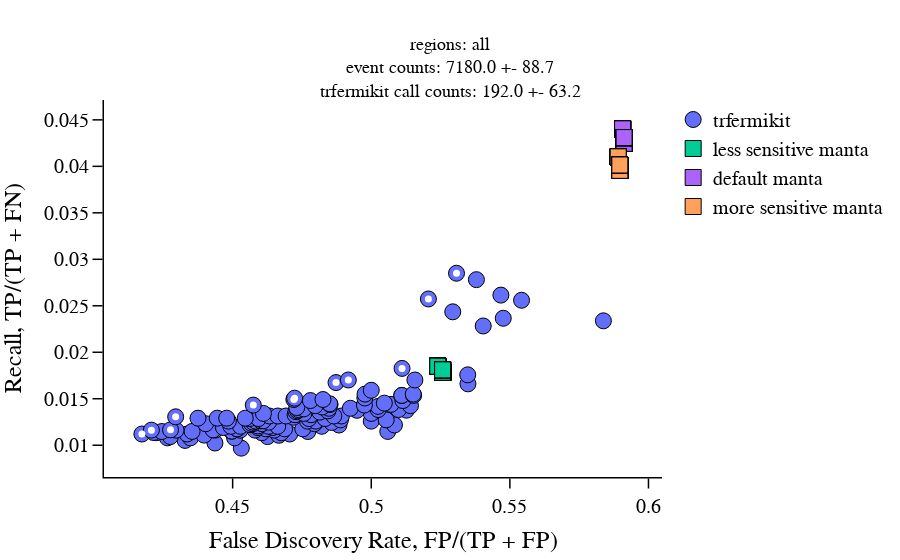
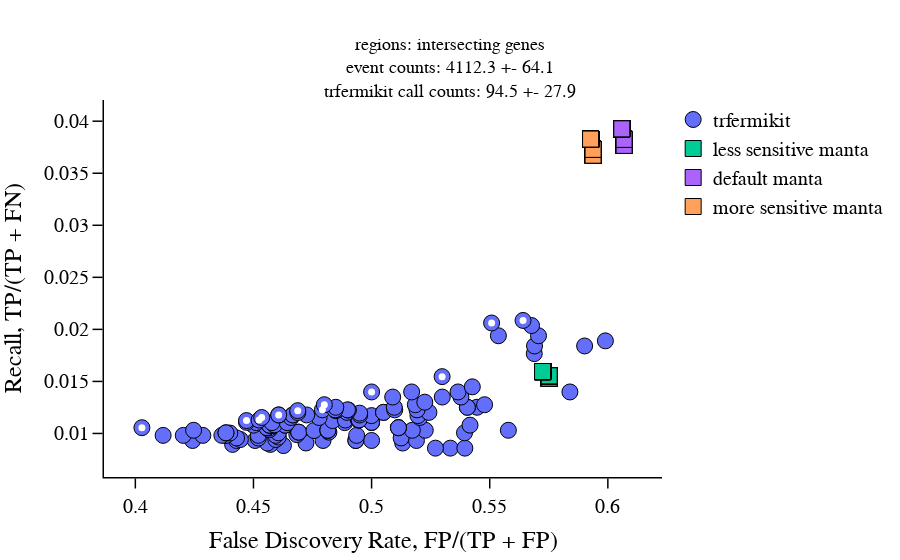
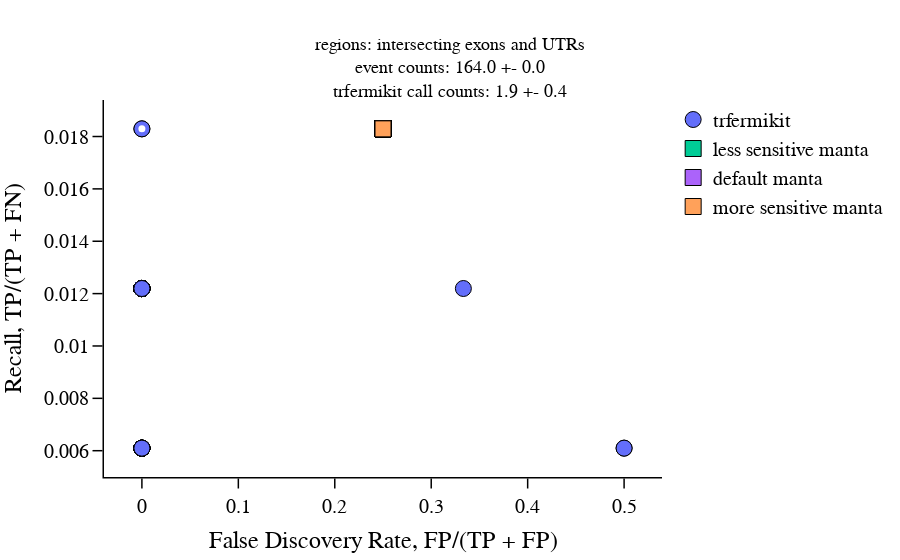

The cell these charts' notebook holds for them, in order:
### Code cell
plot_TPRs_FDRs_all('INS')

### Figure 1 — Plotly figure (JSON) as saved in the notebook; plotly's stock layout.template omitted (floating-point values rounded to 4 significant figures; data arrays with more than 128 entries replaced by an {"elided": "..."} marker saying what was removed)
{"data": [{"marker": {"line": {"color": "black", "width": 1}, "size": 16, "symbol": "circle"}, "mode": "markers", "name": "trfermikit", "type": "scatter", "x": {"elided": "135 float values"}, "y": {"elided": "135 float values"}}, {"marker": {"color": "white", "line": {"color": "black", "width": 0}, "size": 7, "symbol": "circle"}, "mode": "markers", "showlegend": false, "type": "scatter", "x": [0.4173, 0.4207, 0.4276, 0.4294, 0.4574, 0.4721, 0.4724, 0.4873, 0.4917, 0.5111, 0.5206, 0.5308], "y": [0.01121, 0.01162, 0.01165, 0.01305, 0.01432, 0.01492, 0.01506, 0.01674, 0.01702, 0.01826, 0.02573, 0.0285]}, {"marker": {"line": {"color": "black", "width": 1}, "size": 16, "symbol": "square"}, "mode": "markers", "name": "less sensitive manta", "type": "scatter", "x": {"elided": "135 float values"}, "y": {"elided": "135 float values"}}, {"marker": {"line": {"color": "black", "width": 1}, "size": 16, "symbol": "square"}, "mode": "markers", "name": "default manta", "type": "scatter", "x": {"elided": "135 float values"}, "y": {"elided": "135 float values"}}, {"marker": {"line": {"color": "black", "width": 1}, "size": 16, "symbol": "square"}, "mode": "markers", "name": "more sensitive manta", "type": "scatter", "x": {"elided": "135 float values"}, "y": {"elided": "135 float values"}}], "layout": {"font": {"color": "black", "family": "Arial", "size": 20}, "plot_bgcolor": "white", "title": {"font": {"color": "black", "family": "Arial", "size": 18}, "text": "regions: all<br>event counts: 7180.0 +- 88.7<br>trfermikit call counts: 192.0 +- 63.2", "x": 0.5}, "xaxis": {"linecolor": "black", "linewidth": 1.5, "showgrid": false, "showline": true, "tickcolor": "black", "ticklen": 10, "ticks": "outside", "tickwidth": 1.5, "title": {"text": "False Discovery Rate, FP/(TP + FP)"}}, "yaxis": {"linecolor": "black", "linewidth": 1.5, "showgrid": false, "showline": true, "tickcolor": "black", "ticklen": 10, "ticks": "outside", "tickwidth": 1.5, "title": {"text": "Recall, TP/(TP + FN)"}}}}

### Figure 2 — Plotly figure (JSON) as saved in the notebook; plotly's stock layout.template omitted (floating-point values rounded to 4 significant figures; data arrays with more than 128 entries replaced by an {"elided": "..."} marker saying what was removed)
{"data": [{"marker": {"line": {"color": "black", "width": 1}, "size": 16, "symbol": "circle"}, "mode": "markers", "name": "trfermikit", "type": "scatter", "x": {"elided": "135 float values"}, "y": {"elided": "135 float values"}}, {"marker": {"color": "white", "line": {"color": "black", "width": 0}, "size": 7, "symbol": "circle"}, "mode": "markers", "showlegend": false, "type": "scatter", "x": [0.4028, 0.4471, 0.4524, 0.4535, 0.4607, 0.4688, 0.4792, 0.48, 0.5, 0.5299, 0.5508, 0.5641], "y": [0.01055, 0.01124, 0.01129, 0.01153, 0.01178, 0.01219, 0.01227, 0.01276, 0.01399, 0.01546, 0.02061, 0.02086]}, {"marker": {"line": {"color": "black", "width": 1}, "size": 16, "symbol": "square"}, "mode": "markers", "name": "less sensitive manta", "type": "scatter", "x": {"elided": "135 float values"}, "y": {"elided": "135 float values"}}, {"marker": {"line": {"color": "black", "width": 1}, "size": 16, "symbol": "square"}, "mode": "markers", "name": "default manta", "type": "scatter", "x": {"elided": "135 float values"}, "y": {"elided": "135 float values"}}, {"marker": {"line": {"color": "black", "width": 1}, "size": 16, "symbol": "square"}, "mode": "markers", "name": "more sensitive manta", "type": "scatter", "x": {"elided": "135 float values"}, "y": {"elided": "135 float values"}}], "layout": {"font": {"color": "black", "family": "Arial", "size": 20}, "plot_bgcolor": "white", "title": {"font": {"color": "black", "family": "Arial", "size": 18}, "text": "regions: intersecting genes<br>event counts: 4112.3 +- 64.1<br>trfermikit call counts: 94.5 +- 27.9", "x": 0.5}, "xaxis": {"linecolor": "black", "linewidth": 1.5, "showgrid": false, "showline": true, "tickcolor": "black", "ticklen": 10, "ticks": "outside", "tickwidth": 1.5, "title": {"text": "False Discovery Rate, FP/(TP + FP)"}}, "yaxis": {"linecolor": "black", "linewidth": 1.5, "showgrid": false, "showline": true, "tickcolor": "black", "ticklen": 10, "ticks": "outside", "tickwidth": 1.5, "title": {"text": "Recall, TP/(TP + FN)"}}}}

### Figure 3 — Plotly figure (JSON) as saved in the notebook; plotly's stock layout.template omitted (floating-point values rounded to 4 significant figures; data arrays with more than 128 entries replaced by an {"elided": "..."} marker saying what was removed)
{"data": [{"marker": {"line": {"color": "black", "width": 1}, "size": 16, "symbol": "circle"}, "mode": "markers", "name": "trfermikit", "type": "scatter", "x": {"elided": "135 float values"}, "y": {"elided": "135 float values"}}, {"marker": {"color": "white", "line": {"color": "black", "width": 0}, "size": 7, "symbol": "circle"}, "mode": "markers", "showlegend": false, "type": "scatter", "x": [0], "y": [0.01829]}, {"marker": {"line": {"color": "black", "width": 1}, "size": 16, "symbol": "square"}, "mode": "markers", "name": "less sensitive manta", "type": "scatter", "x": {"elided": "135 float values"}, "y": {"elided": "135 float values"}}, {"marker": {"line": {"color": "black", "width": 1}, "size": 16, "symbol": "square"}, "mode": "markers", "name": "default manta", "type": "scatter", "x": {"elided": "135 float values"}, "y": {"elided": "135 float values"}}, {"marker": {"line": {"color": "black", "width": 1}, "size": 16, "symbol": "square"}, "mode": "markers", "name": "more sensitive manta", "type": "scatter", "x": {"elided": "135 float values"}, "y": {"elided": "135 float values"}}], "layout": {"font": {"color": "black", "family": "Arial", "size": 20}, "plot_bgcolor": "white", "title": {"font": {"color": "black", "family": "Arial", "size": 18}, "text": "regions: intersecting exons and UTRs<br>event counts: 164.0 +- 0.0<br>trfermikit call counts: 1.9 +- 0.4", "x": 0.5}, "xaxis": {"linecolor": "black", "linewidth": 1.5, "showgrid": false, "showline": true, "tickcolor": "black", "ticklen": 10, "ticks": "outside", "tickwidth": 1.5, "title": {"text": "False Discovery Rate, FP/(TP + FP)"}}, "yaxis": {"linecolor": "black", "linewidth": 1.5, "showgrid": false, "showline": true, "tickcolor": "black", "ticklen": 10, "ticks": "outside", "tickwidth": 1.5, "title": {"text": "Recall, TP/(TP + FN)"}}}}
